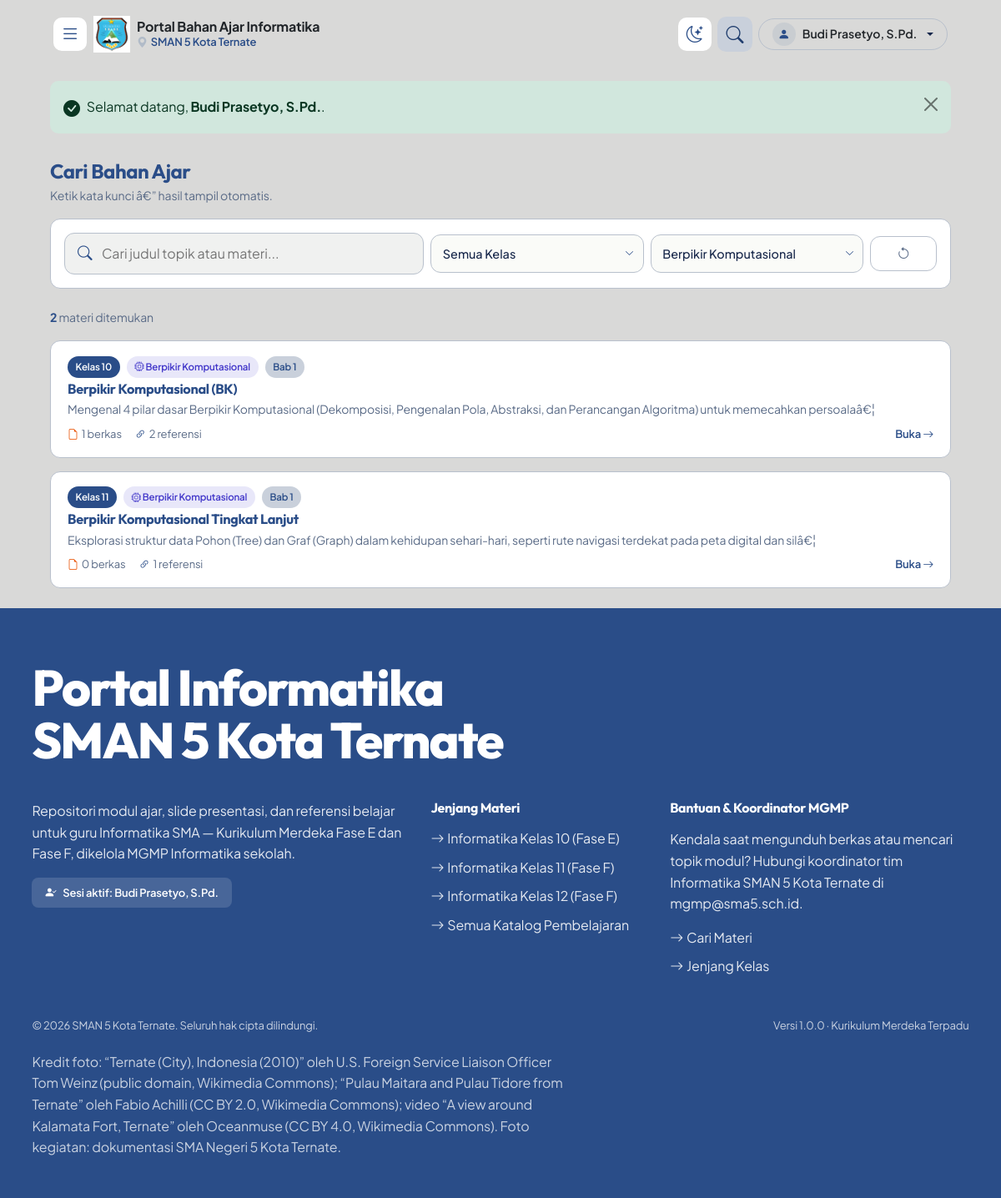
Screenshot of /guru/search.php?elemen=BK (signed in) with the database file from the repository.
### tables this page shows
CREATE TABLE `users` (
  `id` INT AUTO_INCREMENT PRIMARY KEY,
  `nama` VARCHAR(100) NOT NULL,
  `email` VARCHAR(100) NOT NULL UNIQUE,
  `password` VARCHAR(255) NOT NULL,
  `role` ENUM('admin','guru') NOT NULL DEFAULT 'guru',
  `status` ENUM('aktif','pending') NOT NULL DEFAULT 'aktif',
  `created_at` DATETIME DEFAULT CURRENT_TIMESTAMP
);

CREATE TABLE `topik` (
  `id` INT AUTO_INCREMENT PRIMARY KEY,
  `kelas_id` INT NOT NULL,
  `judul_topik` VARCHAR(255) NOT NULL,
  `elemen` VARCHAR(20) NOT NULL DEFAULT 'BK',
  `deskripsi` TEXT DEFAULT NULL,
  `urutan` INT NOT NULL DEFAULT 1,
  `created_by` INT DEFAULT NULL,
  `created_at` DATETIME DEFAULT CURRENT_TIMESTAMP,
  CONSTRAINT `fk_topik_kelas` FOREIGN KEY (`kelas_id`) REFERENCES `kelas` (`id`) ON DELETE CASCADE,
  CONSTRAINT `fk_topik_user` FOREIGN KEY (`created_by`) REFERENCES `users` (`id`) ON DELETE SET NULL
);

CREATE TABLE `kelas` (
  `id` INT AUTO_INCREMENT PRIMARY KEY,
  `nama_kelas` VARCHAR(20) NOT NULL,
  `tingkat` INT NOT NULL,
  `deskripsi` VARCHAR(255) DEFAULT NULL
);

### includes/config.php (called while the page is built, shortened)
<?php
function base_url($path = '') {
    $p = ltrim(str_replace('\\', '/', $path), '/');
    return BASE_PATH . '/' . $p;
}

### guru/search.php (the view, shortened to what this page needs)
<?php
require_once __DIR__ . '/../includes/config.php';
require_once __DIR__ . '/../includes/db.php';
require_once __DIR__ . '/../includes/functions.php';
require_login();
$query = trim($_GET['q'] ?? '');
$filter_elemen = trim($_GET['elemen'] ?? '');
$filter_tingkat = trim($_GET['tingkat'] ?? '');
$hasil = [];
if (!empty($query) || !empty($filter_elemen) || !empty($filter_tingkat)) {
    $sql = "
        SELECT t.*, k.nama_kelas, k.tingkat,
               (SELECT COUNT(*) FROM file_materi WHERE topik_id = t.id) as total_file,
               (SELECT COUNT(*) FROM referensi WHERE topik_id = t.id) as total_referensi
        FROM topik t
        JOIN kelas k ON t.kelas_id = k.id
        WHERE 1=1
    ";
    $params = [];
    if (!empty($filter_elemen) && $filter_elemen !== 'ALL') {
        $sql .= " AND t.elemen = ? ";
        $params[] = $filter_elemen;
    }
    $sql .= " ORDER BY k.tingkat ASC, t.urutan ASC ";
    $stmt = $pdo->prepare($sql);
    $stmt->execute($params);
    $hasil = $stmt->fetchAll();
}
$active_menu = 'pencarian';
$sudah_cari = !empty($query) || !empty($filter_elemen) || !empty($filter_tingkat);
require_once __DIR__ . '/../includes/header.php';
?>
<div class="container pt-3 pb-4">
    <h4 class="fw-bold mb-1" style="color: var(--color-primary);">Cari Bahan Ajar</h4>
    <p class="hasil-ringkas mb-3">Ketik kata kunci â€” hasil tampil otomatis.</p>
    <form action="<?= base_url('guru/search.php') ?>" method="GET" id="formCari" class="pencarian-bar mb-4">
        <div class="row g-2 align-items-center">
            <div class="col-12 col-lg-5">
                <div class="pencarian-input">
                    <input type="search" name="q" id="inputCari" value="<?= e($query) ?>" placeholder="Cari judul topik atau materi..." autocomplete="off" autofocus data-sudah="<?= $sudah_cari ? '1' : '0' ?>">
                </div>
            </div>
            <div class="col-6 col-lg-3">
                <select class="pencarian-select" id="filterTingkat" aria-label="Filter jenjang kelas">
                    <option value="">Semua Kelas</option>
                </select>
            </div>
            <div class="col-6 col-lg-3">
                <select class="pencarian-select" id="filterElemen" aria-label="Filter elemen">
                    <?php foreach (get_elemen_list() as $kode => $el): ?>
                        <option value="<?= $kode ?>" <?= $filter_elemen === $kode ? 'selected' : '' ?>><?= e($el['nama']) ?></option>
                    <?php endforeach; ?>
                </select>
            </div>
            <div class="col-12 col-lg-1">
                <a href="<?= base_url('guru/search.php') ?>" class="btn w-100 py-2" style="border-radius: 12px; border: 1.5px solid var(--border-subtle); color: var(--text-light);" title="Reset pencarian">
                    <i class="bi bi-arrow-counterclockwise"></i>
                </a>
            </div>
        </div>
    </form>
    <?php if ($sudah_cari): ?>
        <div class="d-flex align-items-center justify-content-between mb-3">
            <span class="hasil-ringkas">
                <strong><?= count($hasil) ?></strong> materi ditemukan
            </span>
        </div>
        <?php if (empty($hasil)): ?>
            <div class="kartu-hasil kosong">
                <i class="bi bi-emoji-frown"></i>
                <div class="fw-bold mb-1" style="color: var(--color-primary);">Tidak ada hasil</div>
                <div>Coba kata kunci lain atau hapus filter.</div>
            </div>
        <?php else: ?>
            <div class="row g-3">
                <?php foreach ($hasil as $topik):
                    $el_info = get_elemen_info($topik['elemen'] ?? 'BK');
                ?>
                <div class="col-12">
                    <div class="kartu-hasil">
                        <div class="d-flex flex-wrap align-items-center gap-2 mb-1">
                            <span class="badge-kecil" style="background: var(--color-primary); color: #fff;"><?= e($topik['nama_kelas']) ?></span>
                            <span class="badge-kecil" style="background: <?= $el_info['bg'] ?>; color: <?= $el_info['warna'] ?>;">
                                <i class="bi <?= $el_info['icon'] ?>"></i> <?= e($el_info['nama']) ?>
                            </span>
                            <span class="badge-kecil" style="background: var(--color-ice); color: var(--color-primary);">Bab <?= (int) $topik['urutan'] ?></span>
                        </div>
                        <h6>
                            <a href="<?= base_url('guru/topik.php?id=' . $topik['id']) ?>"><?= e($topik['judul_topik']) ?></a>
                        </h6>
                        <p><?= e(mb_substr($topik['deskripsi'] ?? '', 0, 140)) ?><?= mb_strlen($topik['deskripsi'] ?? '') > 140 ? 'â€¦' : '' ?></p>
                        <div class="d-flex align-items-center gap-3 mt-2 small" style="color: var(--text-light);">
                            <span><i class="bi bi-file-earmark me-1" style="color: #ea580c;"></i><?= (int) $topik['total_file'] ?> berkas</span>
                            <span><i class="bi bi-link-45deg me-1" style="color: var(--color-primary);"></i><?= (int) $topik['total_referensi'] ?> referensi</span>
                            <a href="<?= base_url('guru/topik.php?id=' . $topik['id']) ?>" class="ms-auto fw-semibold text-decoration-none" style="color: var(--color-primary);">
                                Buka <i class="bi bi-arrow-right"></i>
                            </a>
                        </div>
                    </div>
                </div>
                <?php endforeach; ?>
            </div>
        <?php endif; ?>
    <?php endif; ?>
</div>
<?php require_once __DIR__ . '/../includes/footer.php'; ?>

### includes/header.php (shortened to what this page needs)
<?php
require_once __DIR__ . '/config.php';
require_once __DIR__ . '/db.php';
require_once __DIR__ . '/functions.php';
$current_script = str_replace('\\', '/', $_SERVER['SCRIPT_NAME'] ?? '');
$on_landing = (bool) preg_match('~/index\.php$~', $current_script)
    && !preg_match('~/(guru|admin|auth|includes)/~', $current_script);
$current_user = current_user();
    ?>
<!DOCTYPE html>
<html lang="id">
<head>
    <link href="https://cdn.jsdelivr.net/npm/bootstrap@5.3.3/dist/css/bootstrap.min.css" rel="stylesheet">
    <link rel="stylesheet" href="https://cdn.jsdelivr.net/npm/bootstrap-icons@1.11.3/font/bootstrap-icons.min.css">
    <link rel="stylesheet" href="<?= base_url('assets/css/style.css') ?>?v=<?= filemtime(__DIR__ . '/../assets/css/style.css') ?>">
</head>
<body class="<?= is_logged_in() ? 'has-sidebar sidebar-collapsed' : '' ?><?= $on_landing ? ' landing' : '' ?>">
    <div class="app-main-wrap">
    <nav class="navbar navbar-expand-lg navbar-custom sticky-top">
        <div class="container-fluid px-xl-5 px-lg-4 px-3">
            <?php if (is_logged_in()): ?>
            <button class="sidebar-toggle me-2" type="button" aria-label="Buka atau tutup menu sidebar">
                <i class="bi bi-list"></i>
            </button>
            <?php endif; ?>
            <a class="navbar-brand navbar-brand-main d-flex align-items-center gap-2 me-lg-4 text-decoration-none" href="<?= base_url('index.php') ?>">
                <div class="brand-icon-box flex-shrink-0" style="background:#ffffff;">
                    <img src="<?= base_url('assets/img/logo-sman5.png') ?>" alt="Logo SMAN 5" style="width:100%;height:100%;object-fit:contain;">
                </div>
                <div class="d-flex flex-column lh-1 min-width-0">
                    <span class="fs-6 fw-bold text-dark text-nowrap" style="font-size: 0.95rem;">Portal Bahan Ajar Informatika</span>
                    <small class="fw-semibold text-nowrap mt-1 d-none d-sm-block" style="font-size: 0.8125rem; color: var(--color-primary);">
                        <i class="bi bi-geo-alt-fill me-1" style="color: var(--color-accent);"></i>SMAN 5 Kota Ternate
                    </small>
                </div>
            </a>
            <div class="nav-actions d-flex align-items-center gap-2 ms-auto">
                    <button class="nav-icon-btn theme-toggle" type="button" aria-label="Aktifkan mode gelap" title="Mode Gelap / Terang">
                        <i class="bi bi-moon-stars"></i>
                    </button>
                    <?php if (is_logged_in()): ?>
                        <a href="<?= base_url('guru/search.php') ?>" class="nav-icon-btn <?= (isset($active_menu) && $active_menu === 'pencarian') ? 'is-active' : '' ?>" title="Cari Materi" aria-label="Cari Materi">
                            <i class="bi bi-search"></i>
                        </a>
                        <div class="dropdown flex-shrink-0">
                            <button class="btn btn-white btn-sm dropdown-toggle border d-flex align-items-center gap-2 py-1 px-3 text-nowrap" type="button" data-bs-toggle="dropdown" aria-expanded="false" style="border-radius: var(--radius-pill); border-color: var(--border-subtle) !important;">
                                <div class="rounded-circle d-flex align-items-center justify-content-center flex-shrink-0" style="width:28px; height:28px; background-color: var(--color-accent-soft); color: var(--color-primary);">
                                    <i class="bi bi-person-fill"></i>
                                </div>
                                <span class="fw-semibold text-dark text-truncate nav-user-name" style="max-width: 150px;"><?= e($current_user['nama']) ?></span>
                            </button>
                        </div>
                    <?php endif; ?>
                </div>
        </div>
    </nav>
    <div class="app-shell px-xl-5 px-lg-4 px-3">
        <div class="app-content">
            <?php $flash_html = render_flash(); if ($flash_html): ?>
            <div class="container mt-3">
                <?= $flash_html ?>
            </div>
            <?php endif; ?>
            <main>

### includes/footer.php (shortened to what this page needs)
    </main>
        </div>
    </div>
    <footer class="footer-custom">
        <h2 class="footer-name">Portal Informatika<br>SMAN 5 Kota Ternate</h2>
        <div class="row gy-4">
            <div class="col-lg-5 col-md-6">
                <p class="footer-lead mb-3">
                    Repositori modul ajar, slide presentasi, dan referensi belajar untuk
                    guru Informatika SMA &mdash; Kurikulum Merdeka Fase E dan Fase F,
                    dikelola MGMP Informatika sekolah.
                </p>
                <?php if (is_logged_in()): ?>
                    <span class="footer-session">
                        <i class="bi bi-person-check-fill"></i>
                        Sesi aktif: <?= e(current_user()['nama']) ?>
                    </span>
                <?php else: ?>
                    <a href="<?= base_url('auth/login.php') ?>" class="footer-session">
                        <i class="bi bi-box-arrow-in-right"></i> Masuk Akun Guru
                    </a>
                <?php endif; ?>
            </div>
            <?php if (is_logged_in()): ?>
            <div class="col-lg-3 col-md-6">
                <h6>Jenjang Materi</h6>
                <ul class="footer-links">
                    <li><a href="<?= base_url('guru/kelas.php?tingkat=10') ?>"><i class="bi bi-arrow-right me-1"></i>Informatika Kelas 10 (Fase E)</a></li>
                    <li><a href="<?= base_url('guru/kelas.php?tingkat=11') ?>"><i class="bi bi-arrow-right me-1"></i>Informatika Kelas 11 (Fase F)</a></li>
                    <li><a href="<?= base_url('guru/kelas.php?tingkat=12') ?>"><i class="bi bi-arrow-right me-1"></i>Informatika Kelas 12 (Fase F)</a></li>
                    <li><a href="<?= base_url('guru/index.php') ?>"><i class="bi bi-arrow-right me-1"></i>Semua Katalog Pembelajaran</a></li>
                </ul>
            </div>
            <?php endif; ?>
            <div class="<?= is_logged_in() ? 'col-lg-4' : 'col-lg-7' ?> col-md-12">
                <h6>Bantuan &amp; Koordinator MGMP</h6>
                <p class="mb-3">
                    Kendala saat mengunduh berkas atau mencari topik modul? Hubungi
                    koordinator tim Informatika <?= APP_SCHOOL ?> di
                    <a href="mailto:mgmp@sma5.sch.id">mgmp@sma5.sch.id</a>.
                </p>
                <ul class="footer-links">
                    <li><a href="<?= base_url('guru/search.php') ?>"><i class="bi bi-arrow-right me-1"></i>Cari Materi</a></li>
                    <li><a href="<?= base_url('index.php') ?>#katalog-kelas"><i class="bi bi-arrow-right me-1"></i>Jenjang Kelas</a></li>
                </ul>
            </div>
        </div>
        <div class="footer-meta">
            <div>&copy; <?= date('Y') ?> <?= APP_SCHOOL ?>. Seluruh hak cipta dilindungi.</div>
            <div>Versi <?= APP_VERSION ?> &middot; Kurikulum Merdeka Terpadu</div>
        </div>
        <p class="footer-credits">
            Kredit foto: &ldquo;Ternate (City), Indonesia (2010)&rdquo; oleh U.S. Foreign Service
            Liaison Officer Tom Weinz (public domain, Wikimedia Commons); &ldquo;Pulau Maitara and
            Pulau Tidore from Ternate&rdquo; oleh Fabio Achilli (CC BY 2.0, Wikimedia Commons);
            video &ldquo;A view around Kalamata Fort, Ternate&rdquo; oleh Oceanmuse (CC BY 4.0,
            Wikimedia Commons). Foto kegiatan: dokumentasi SMA Negeri 5 Kota Ternate.
        </p>
    </footer>
    </div>
</body>
</html>

### rows the page displays
users: nama "Budi Prasetyo, S.Pd."
topik: kelas.nama_kelas "Kelas 10", elemen "Berpikir Komputasional", urutan "1", judul_topik "Berpikir Komputasional (BK)", deskripsi "Mengenal 4 pilar dasar Berpikir Komputasional (Dekomposisi, Pengenalan Pola, Abstraksi, dan Perancangan Algoritma) untuk memecahkan persoala", shows "â€¦", total_file "1", total_referensi "2"
topik: kelas.nama_kelas "Kelas 11", elemen "Berpikir Komputasional", urutan "1", judul_topik "Berpikir Komputasional Tingkat Lanjut", deskripsi "Eksplorasi struktur data Pohon (Tree) dan Graf (Graph) dalam kehidupan sehari-hari, seperti rute navigasi terdekat pada peta digital dan sil", shows "â€¦", total_file "0", total_referensi "1"

### other values shown
$flash['message'] "Selamat datang, Budi Prasetyo, S.Pd. ."
count($hasil) "2"
APP_SCHOOL "SMAN 5 Kota Ternate"
APP_VERSION "1.0.0"
form field value "Berpikir Komputasional"
